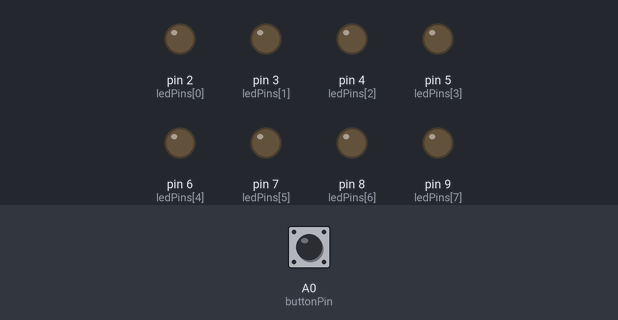
Simulated run of this sketch. Board: Arduino Uno, built with avr-gcc and run on an emulated ATmega328P. Parts: output pins drawn as LEDs (lit = HIGH). The inputs (shaded band) are chosen by the test bench; at power-on: A0 (buttonPin) LOW.

Above: at 1.2 s.
1.3 s: A0 (buttonPin) pulled HIGH for 0.15 s
At 2.6 s:
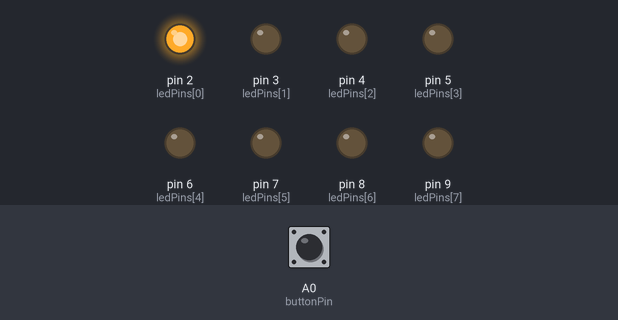
2.9 s: A0 (buttonPin) pulled HIGH for 1 s
At 5.1 s:
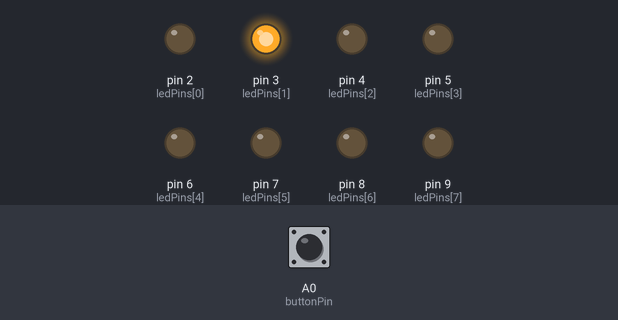
5.4 s: A0 (buttonPin) pulled HIGH for 0.15 s
At 5.9 s:
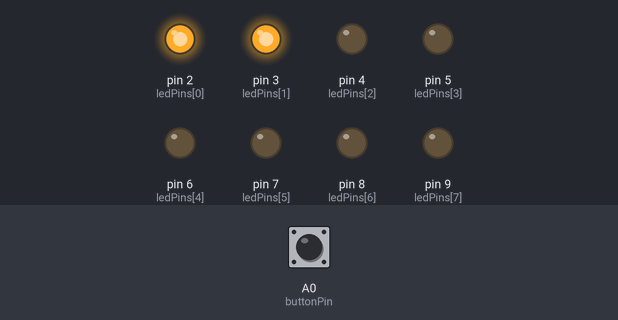
7.0 s: A0 (buttonPin) pulled HIGH for 3.2 s
At 11.2 s:
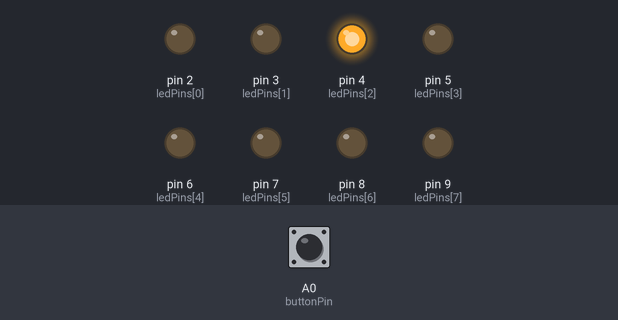
11.7 s: A0 (buttonPin) pulled HIGH for 0.15 s
At 13.0 s:
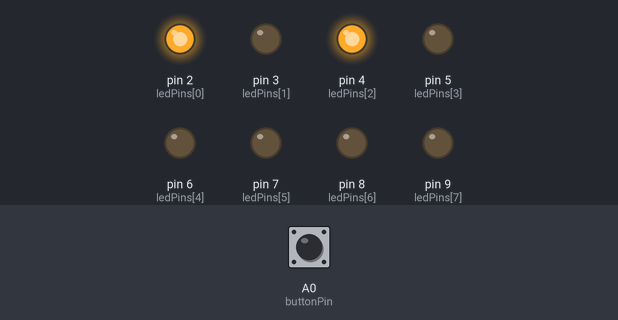
13.3 s: A0 (buttonPin) pulled HIGH for 1 s
At 15.3 s:
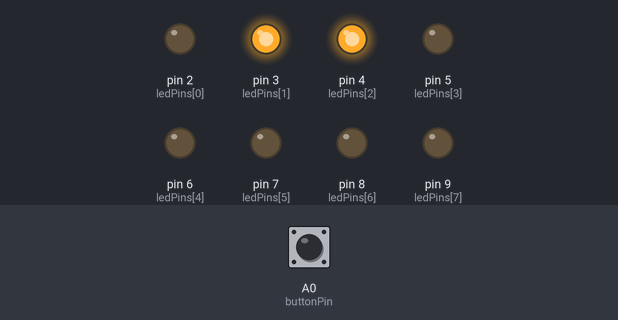
Timing chart, 0 to 16.8 s (numbered marks = the images above; inputs shaded):
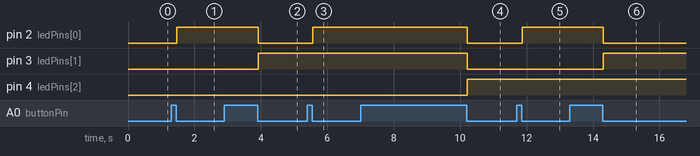

Measured:
- after the input at 1.3 s, pin 2 (ledPins[0]): LOW → HIGH after 0.17 s
- after the input at 2.9 s, pin 2 (ledPins[0]): HIGH → LOW after 1.0 s; pin 3 (ledPins[1]): LOW → HIGH after 1.0 s
- after the input at 5.4 s, pin 2 (ledPins[0]): LOW → HIGH after 0.17 s
- after the input at 7.0 s, pin 2 (ledPins[0]), pin 3 (ledPins[1]): HIGH → LOW after 3.2 s; pin 4 (ledPins[2]): LOW → HIGH after 3.2 s
- after the input at 11.7 s, pin 2 (ledPins[0]): LOW → HIGH after 0.17 s
- after the input at 13.3 s, pin 2 (ledPins[0]): HIGH → LOW after 1.0 s; pin 3 (ledPins[1]): LOW → HIGH after 1.0 s

The sketch:

button-demo-3-debounce.ino
```cpp
// 用延时的方法去除抖动

const int buttonPin = A0;

// 8 个控制 LED 的 pin
const int ledPins[] = {2, 3 ,4, 5, 6, 7, 8, 9};

void setup()
{
  Serial.begin(9600);
  pinMode(buttonPin, INPUT);

  for(int i = 0; i < 8; i++)
  {
    pinMode(ledPins[i], OUTPUT);
  }
}

void write_leds(uint8_t data)
{
  for(int i = 0; i < 8; i++)
  {
    digitalWrite(ledPins[i], _BV(i) & data);
  }
}

byte in_val;
byte in_val2;
int buttonState; // 用来保存按键状态的变量
byte count = 0;

void loop() {

  in_val = digitalRead(buttonPin); // 第一次读，值保存到 in_val
  delay(10); // 延时 10 ms, 跳过抖动区
  in_val2 = digitalRead(buttonPin); // 再读一次，值保存到 in_val2

  if (in_val == in_val2) // 相隔 10ms, 两次读到的值是一样的！
  {
    if (in_val != buttonState) // 按键的状态发生了变化(和上次不一样)
    {
      if (in_val == LOW) // 看一个读回的值，LOW 说明键已经被按下
      {
        count++;  // 有键按下了, count 自增
        if (count > 15) count = 0;   // 超过 15 了回到 0
      }
    }

    buttonState = in_val2; // 把按键新的状态保存起来，下个循环要用到
  }

  write_leds(count); // 显示

  //Serial.println(in_val, HEX); // 可以打印到串口观察数值
}
```
